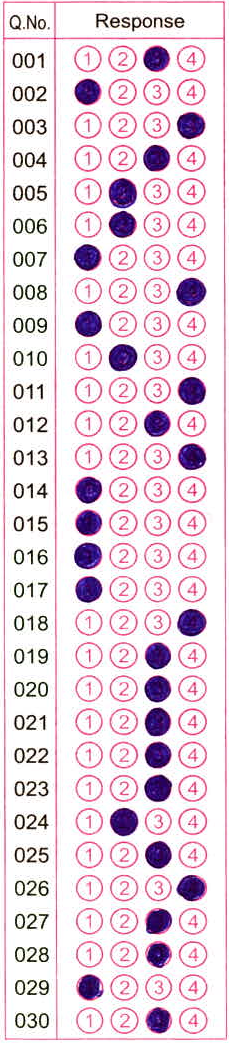
#> input picture test.png, 229 x 1043 px
$ python new.py
#> lines starting #> are read from the running program, lines starting #| are printed output that depends on the picture; after the words box and inside, x2 and y2 are one past the last pixel; in counts of white or black regions, pixels touching at a corner belong together
import cv2
import imutils
import numpy as np
from imutils.perspective import four_point_transform
from imutils import contours

ANSWER_KEY = {
    0: 2, 1: 0, 2: 3, 3: 2, 4: 1, 5: 1, 6: 0, 7: 3, 8: 0, 9: 1,
    10: 3, 11: 2, 12: 3, 13: 0, 14: 0, 15: 0, 16: 0, 17: 3, 18: 2, 19: 2,
    20: 2, 21: 2, 22: 2, 23: 1, 24: 2, 25: 3, 26: 2, 27: 2, 28: 0, 29: 2
}

# Step - 1 => Open the image, convert it in a grayscale

image = cv2.imread("test.png")
#> image is the input picture: shape (1043, 229, 3); mean B, G, R 225.3, 213.9, 229.3
bigger = imutils.resize(image, height=750)
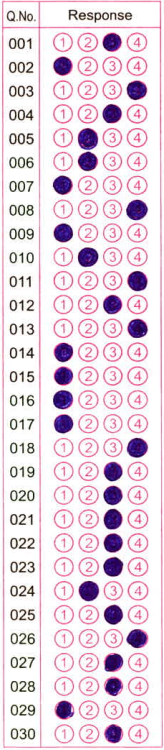
#> bigger: shape (750, 164, 3); mean B, G, R 225.3, 213.9, 229.3
gray = cv2.cvtColor(bigger, cv2.COLOR_BGR2GRAY)
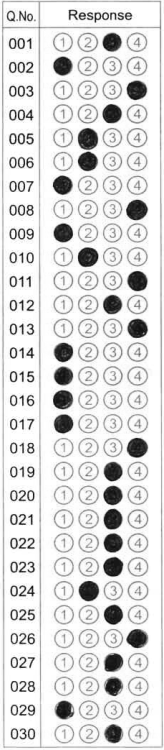
#> gray: shape (750, 164); min 6, max 255, mean 219.8

# Step - 2 => Detect the edges of gray image (It detect boundareis of image)
# first min_threshold and max_threshold
image_mean = bigger[:,:,0]
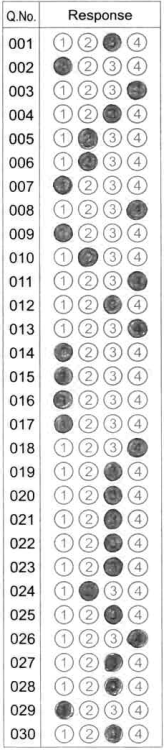
#> image_mean: shape (750, 164); min 3, max 255, mean 225.3
mean = image_mean.mean()
#> mean = 225.3

min_threshold = 0.66 * mean
#> min_threshold = 148.7
max_threshold = 1.33 * mean
#> max_threshold = 299.6

# print("Min -> ", min_threshold, '\n', 'Max -> ', max_threshold)

# edged = cv2.Canny(gray, min_threshold, max_threshold)

# Step - 3 => Thresholding - convert images to binary images
thresh = cv2.threshold(gray, 0, 255, cv2.THRESH_BINARY_INV | cv2.THRESH_OTSU)[1]
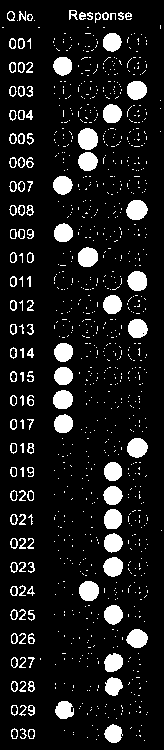
#> thresh: shape (750, 164); 11.2% white; 973 white regions (848 under 20 px)

# Step - 4 => Contouring - finding all white object from black background
# paper = four_point_transform(image, docCnt.reshape(4, 2))
# warped = four_point_transform(gray, docCnt.reshape(4, 2))

cnts = cv2.findContours(thresh.copy(), cv2.RETR_EXTERNAL, cv2.CHAIN_APPROX_SIMPLE)
#> cnts = 973 contours, 881 with area under 20; largest, box (x1, y1, x2, y2) and area: (78, 128, 98, 150) 324, (126, 200, 148, 220) 310, (79, 581, 99, 601) 295, (78, 247, 98, 267) 294, (127, 438, 148, 458) 292
cnts = imutils.grab_contours(cnts)
# [49 lines of commented-out code are left out]
cv2.imshow("Answer", bigger)
cv2.waitKey(0)
